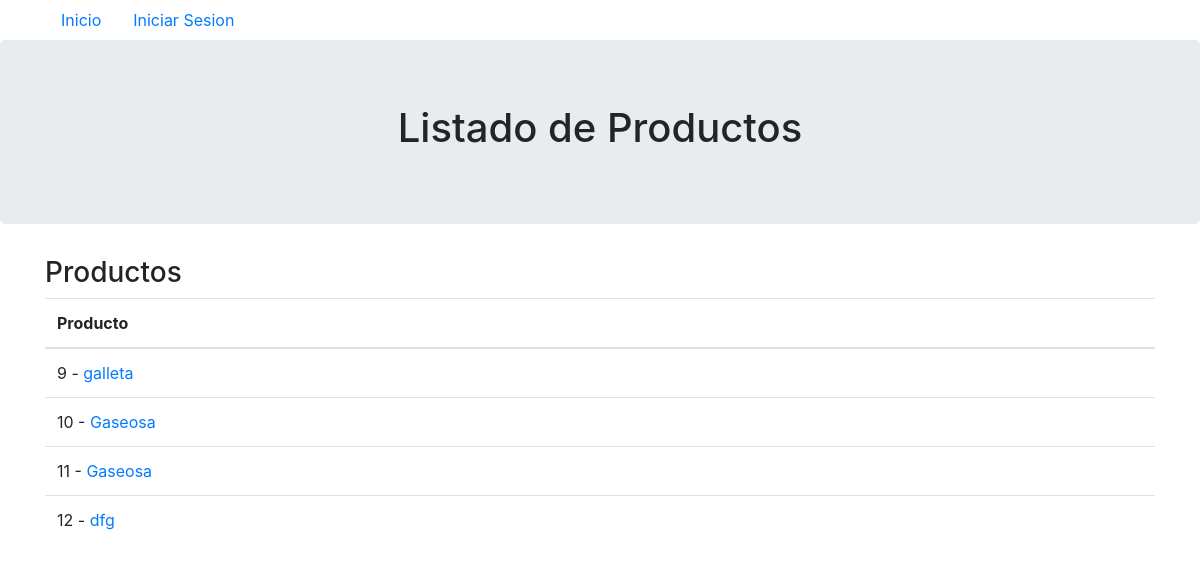
/productos/, run on an earlier commit of the app's database.
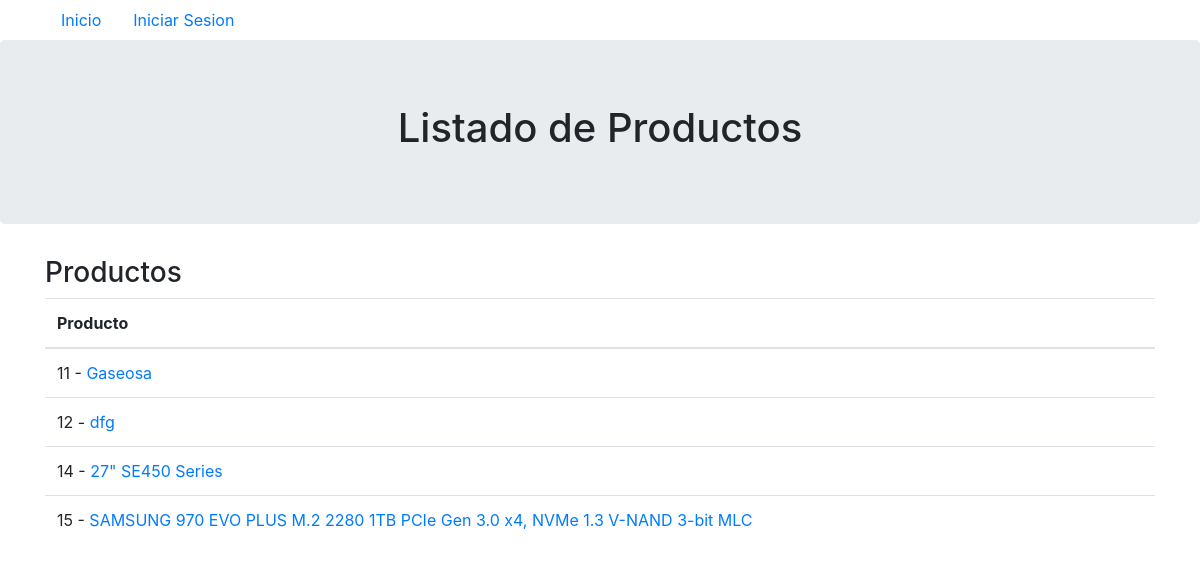
And on a later commit of the database.
### productos/models.py (models this page shows)
class Producto(models.Model):
  nombre = models.TextField(max_length = 100)
  precio = models.DecimalField(max_digits=7, decimal_places=2)
  descripcion = models.TextField(max_length = 250)
  foto =  models.ImageField(upload_to = 'fotoProducto/')
  vendedor = models.ForeignKey(Vendedor, on_delete=models.CASCADE)
  def get_absolute_url(self):
    return reverse('productos:productos-detail', kwargs = {'pk': self.id})

### productos/views.py (the view)
# urls.py: path('', ProductoListView.as_view(), name = 'productos-list'),
class ProductoListView(ListView):
  model = Producto

### productos/templates/productos/producto_list.html (shortened to what this page needs)
{% extends 'baseprod.html' %}
{% block body %}
<div class="jumbotron text-center">
  <h1> Listado de Productos </h1>
</div>
<div class="container">
  <h3> Productos </h3>
  <table class="table table-hover">
    <thead>
      <tr>
        <th>Producto</th>
      </tr>
    </thead>
    <tbody>
    {% for instance in object_list %}
    <tr><td>
      {{ instance.id }} -
      <a href='{{ instance.get_absolute_url }}'>{{ instance.nombre }}</a>
    </td></tr>
    {% endfor %}
    </tbody>
  </table>
</div>
{% endblock %}

What changed in the data, as far as the page shows it:
removed Producto: id "9", nombre "galleta"
removed Producto: id "10", nombre "Gaseosa"
added Producto: id "14", nombre "27\" SE450 Series"
added Producto: id "15", nombre "SAMSUNG 970 EVO PLUS M.2 2280 1TB PCIe Gen 3.0 x4, NVMe 1.3 V-NAND 3-bit MLC"
